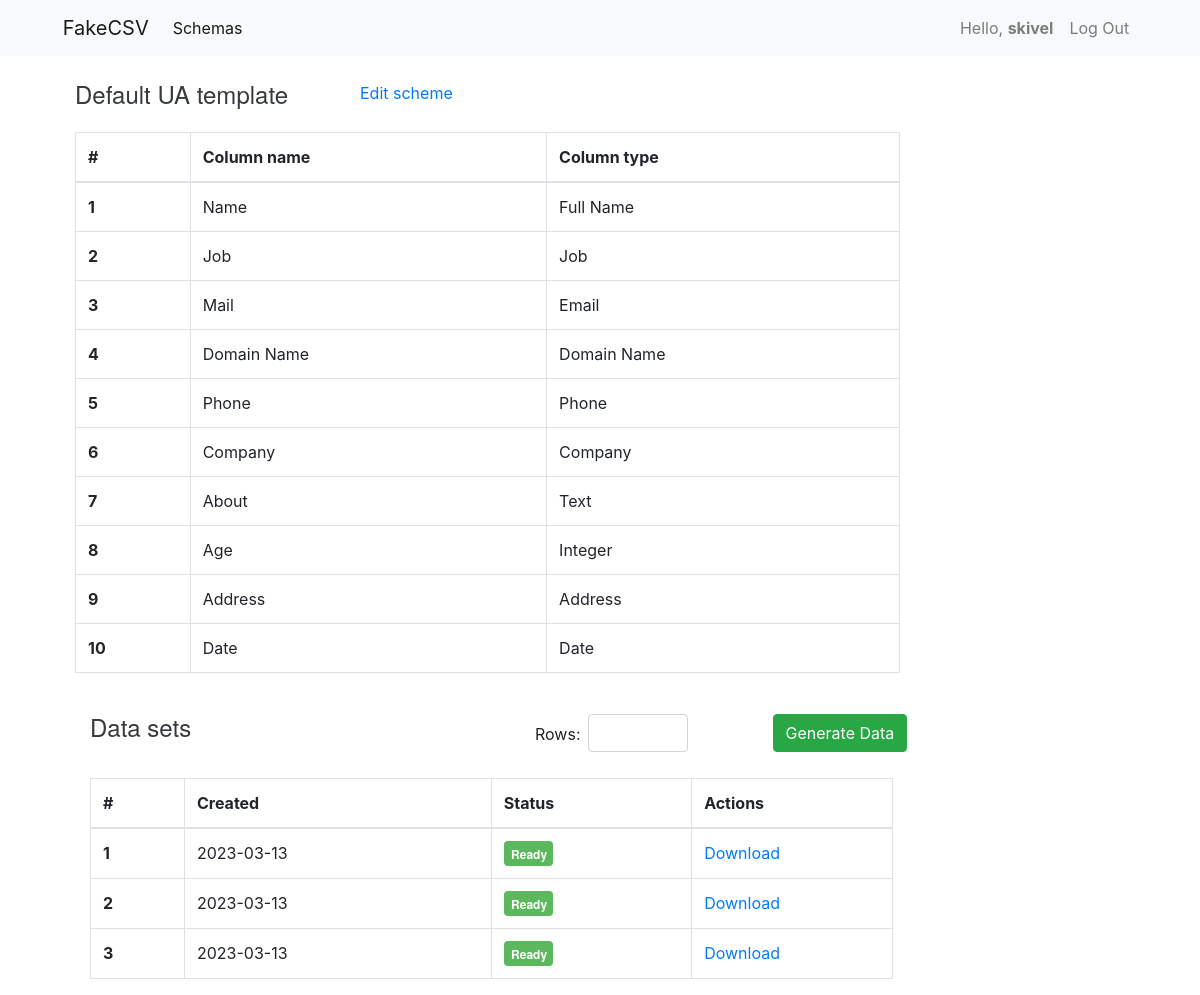
The page /skivel/generator/16 (signed in) on the database its author committed.
### dashboard/models.py (models this page shows, shortened)
class Schemas(models.Model):
    user_id = models.BigIntegerField(verbose_name='User ID')
    user_name = models.CharField(max_length=255, verbose_name='User Name')
    title = models.CharField(max_length=255, verbose_name='Schema Title')
    separators = models.CharField(max_length=30, verbose_name='Column Separator', blank=True)
    character = models.CharField(max_length=30, verbose_name='String Character', blank=True)
    fields = models.JSONField(default=dict)
    data_create = models.DateField(auto_now_add=True, verbose_name='Data create')
    data_update = models.DateField(auto_now=True, verbose_name='Data update')

### generator/models.py (models this page shows)
class FilesCSV(models.Model):
    date = models.DateField(auto_now_add=True)
    filename = models.CharField(max_length=255, verbose_name='File Name')
    user_id = models.BigIntegerField(verbose_name='User ID')
    schema_id = models.BigIntegerField(verbose_name='Schema ID')
    rows = models.IntegerField(verbose_name='Rows')
    status = models.BooleanField(verbose_name='Status', default=False)
    file = models.FileField(upload_to='data-csv/', blank=True)

### generator/views.py (the view, shortened to what this page needs)
# urls.py: path('<user_name>/generator/<id>', DataGenerator.as_view(), name='generator'),
class DataGenerator(TemplateView):
    template_name = "data-generate.html"
    def get_context_data(self, **kwargs):
        user = self.request.user
        schema_id = kwargs['id']
        schema = Schemas.objects.get(user_id=user.id, id=schema_id)
        dict_keys = list(schema.fields.keys())
        dict_values = list(schema.fields.values())
        dict_arr = {}
        for i, value in enumerate(dict_values):
            if dict_values[i] == 'name':
                dict_values[i] = "Full Name"
            if dict_values[i] == 'job':
                dict_values[i] = 'Job'
            if dict_values[i] == 'domain-name':
                dict_values[i] = 'Domain Name'
            if dict_values[i] == 'company':
                dict_values[i] = 'Company'
            if dict_values[i] == 'address':
                dict_values[i] = 'Address'
            if type(dict_values[i]) == list and dict_values[i][0] == 'integer':
                dict_values[i] = "Integer"
            if type(dict_values[i]) == list and dict_values[i][0] == 'text':
                dict_values[i] = "Text"
            if dict_values[i] == 'email':
                dict_values[i] = 'Email'
            if dict_values[i] == 'phone':
                dict_values[i] = 'Phone'
            if dict_values[i] == 'date':
                dict_values[i] = 'Date'
        for i in range(len(dict_keys)):
            dict_arr.update({dict_keys[i]: dict_values[i]})
        dict_files = FilesCSV.objects.filter(user_id=user.id, schema_id=schema_id)
        context = {
            'user_name': user,
            'schema_id': schema_id,
            'schema': schema,
            'dict': dict_arr,
            'files': dict_files
        }
        return context

### templates/data-generate.html (shortened to what this page needs)
{% extends 'base.html' %}
{% load static %}
{% block head %}
<link rel="stylesheet" href="{% static 'css/dashboard.css' %}">
{% endblock %}
{% block content %}
<div class="container" style="margin-top: 25px; margin-left:5%;">
    <div class="row">
        <div class="col-md-3">
            <div class="title">{{ schema.title }}</div>
        </div>
        <div class="col-md-2">
            <a href="{% url 'edit' user_name schema_id %}" style="color:light-blue;">Edit scheme</a>
        </div>
    </div>
</div>
<div class="container" style="margin-top: 25px; margin-left:5%;">
    <div class="row">
        <div class="col-md-9">
            <table class="table table-bordered">
                <thead>
                <tr>
                    <th scope="col">#</th>
                    <th scope="col">Column name</th>
                    <th scope="col">Column type</th>
                </tr>
                </thead>
                <tbody>
                {% for key, val in dict.items %}
                <tr>
                    <th scope="row">{{ forloop.counter }}</th>
                    <td>{{ key }}</td>
                    <td>{{ val }}</td>
                </tr>
                {% endfor %}
                </tbody>
            </table>
        </div>
    </div>
    <form method="post" id="my-form" style="margin-top: 25px;">
        <div class="container">
            <div class="row">
                <div class="col-md-6">
                    <div class="title">Data sets</div>
                </div>
                <div class="col-md-1" style="margin-top:8px; margin-left: -110px;">
                    <label>Rows:</label>
                </div>
                <div class="col-md-2" style="margin-left: -40px;">
                    <input type="number" name="rows" id="rows" class="form-control" style="width:100px;">
                </div>
                <div class="col-md-2">
                    <button type="submit" id="data-gen" class="btn btn-success">Generate Data</button>
                </div>
            </div>
        </div>
        <br>
        <div class="container">
            <div class="row">
                <div class="col-md-9">
                    <table class="table table-bordered">
                        <thead>
                        <tr>
                            <th scope="col">#</th>
                            <th scope="col">Created</th>
                            <th scope="col">Status</th>
                            <th scope="col">Actions</th>
                        </tr>
                        </thead>
                        <tbody id="table">
                        {% for el in files %}
                        <tr>
                            <th scope="row">{{ forloop.counter }}</th>
                            <td>{{ el.date|date:'Y-m-d' }}</td>
                            {% if el.status == False %}
                            <td>
                                <div style="width: 75px; height: 25px; background: #999999; border-radius: 4px;">
                                    <span style="width: 65px; height: 12px; padding: 15%; font-family: 'Helvetica Neue'; font-style: normal; font-weight: 700; font-size: 12px; line-height: 12px; color: #FFFFFF;">
                                        Processing
                                    </span>
                                </div>
                            </td>
                            {% else %}
                            <td>
                                <div style="width: 49px; height: 25px; background: #5CB85C; border-radius: 4px;">
                                    <span style="width: 36px; height: 12px; padding: 15%; font-family: 'Helvetica Neue'; font-style: normal; font-weight: 700; font-size: 12px; line-height: 12px; color: #FFFFFF;">
                                        Ready
                                    </span>
                                </div>
                            </td>
                            {% endif %}
                            <td style="width:25%;"><a href="{% url 'download' user_name el.id %}" style="color:light-blue;">Download</a></td>
                        </tr>
                        {% endfor %}
                        </tbody>
                    </table>
                </div>
            </div>
        </div>
    </form>
</div>
{% endblock %}

### templates/base.html (shortened to what this page needs)
<!DOCTYPE html>
<html>
<head>
    <link rel="stylesheet" href="https://cdn.jsdelivr.net/npm/bootstrap@4.3.1/dist/css/bootstrap.min.css"
>
    {% block head %}{% endblock %}
</head>
<body>
<nav class="navbar navbar-expand-lg navbar-light bg-light">
    <a class="navbar-brand" style="margin-left:4%;" href="{% url 'home' user_name %}">FakeCSV</a>
    <div class="collapse navbar-collapse" id="navbarSupportedContent">
        <ul class="navbar-nav mr-auto">
            <li class="nav-item active">
                <a class="nav-link" href="{% url 'home' user_name %}">Schemas <span class="sr-only">(current)</span></a>
            </li>
        </ul>
    </div>
    <div style="margin-right: 4%;">
        <ul class="navbar-nav mr-auto">
            <li class="nav-item">
                <span class="nav-link">Hello, <strong>{{ user_name }}</strong></span>
            </li>
            <li>
                <a class="nav-link" href="{% url 'logout' %}">Log Out</a>
            </li>
        </ul>
    </div>
</nav>
{% block content %}{% endblock %}
</body>
</html>

### static/css/dashboard.css (style rules this page uses)
.title { font-family: 'Helvetica Neue'; font-style: normal; font-weight: 500; font-size: 24px; line-height: 26px; display: flex; align-items: flex-end; color: #373A3C; }

### rows shown on the page
Schemas: title "Default UA template"
FilesCSV: date "2023-03-13", status "Ready"
FilesCSV: date "2023-03-13", status "Ready"
FilesCSV: date "2023-03-13", status "Ready"

### other values the page prints
{{ user_name }} "skivel"
{{ key }} "Name" "Job" "Mail" "Domain Name" "Phone" "Company" "About" "Age" "Address" "Date"
{{ val }} "Full Name" "Job" "Email" "Domain Name" "Phone" "Company" "Text" "Integer" "Address" "Date"
